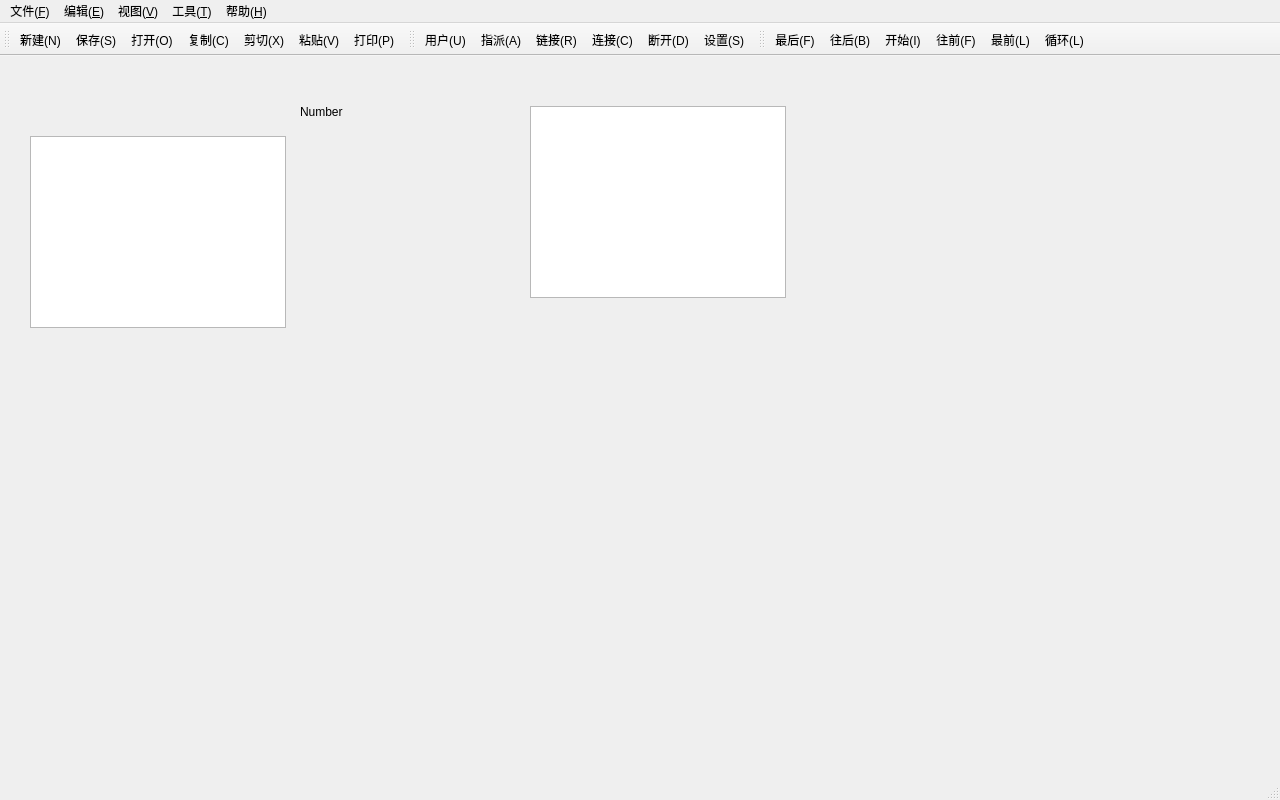
<?xml version="1.0" encoding="UTF-8"?>
<ui version="4.0">
 <class>MainWindow</class>
 <widget class="QMainWindow" name="MainWindow">
  <property name="geometry">
   <rect>
    <x>0</x>
    <y>0</y>
    <width>1280</width>
    <height>800</height>
   </rect>
  </property>
  <property name="windowTitle">
   <string>MainWindow</string>
  </property>
  <widget class="QWidget" name="centralWidget">
   <widget class="QLabel" name="labelNumber">
    <property name="geometry">
     <rect>
      <x>300</x>
      <y>50</y>
      <width>54</width>
      <height>12</height>
     </rect>
    </property>
    <property name="text">
     <string>Number</string>
    </property>
   </widget>
   <widget class="QTreeView" name="treeView">
    <property name="geometry">
     <rect>
      <x>30</x>
      <y>80</y>
      <width>256</width>
      <height>192</height>
     </rect>
    </property>
   </widget>
   <widget class="QTableView" name="tableView">
    <property name="geometry">
     <rect>
      <x>530</x>
      <y>50</y>
      <width>256</width>
      <height>192</height>
     </rect>
    </property>
   </widget>
  </widget>
  <widget class="QMenuBar" name="menuBar">
   <property name="geometry">
    <rect>
     <x>0</x>
     <y>0</y>
     <width>1280</width>
     <height>23</height>
    </rect>
   </property>
   <widget class="QMenu" name="menu_F">
    <property name="title">
     <string>文件(&amp;F)</string>
    </property>
    <addaction name="action_N"/>
    <addaction name="action_O"/>
    <addaction name="separator"/>
    <addaction name="action_C"/>
    <addaction name="action_S"/>
    <addaction name="action_V"/>
    <addaction name="action_X"/>
    <addaction name="separator"/>
    <addaction name="action_Quit"/>
   </widget>
   <widget class="QMenu" name="menu_E">
    <property name="title">
     <string>编辑(&amp;E)</string>
    </property>
    <addaction name="action_First"/>
    <addaction name="action_Back"/>
   </widget>
   <widget class="QMenu" name="menu_V">
    <property name="title">
     <string>视图(&amp;V)</string>
    </property>
    <widget class="QMenu" name="menu_T_2">
     <property name="title">
      <string>主题(&amp;T)</string>
     </property>
     <addaction name="action_WindowxXP"/>
     <addaction name="action_Office2007"/>
    </widget>
    <addaction name="action_Horizontal"/>
    <addaction name="action_Vertical"/>
    <addaction name="menu_T_2"/>
   </widget>
   <widget class="QMenu" name="menu_T">
    <property name="title">
     <string>工具(&amp;T)</string>
    </property>
    <addaction name="action_R"/>
    <addaction name="action_P"/>
    <addaction name="action_Set"/>
   </widget>
   <widget class="QMenu" name="menu_H">
    <property name="title">
     <string>帮助(&amp;H)</string>
    </property>
    <addaction name="action_About"/>
    <addaction name="action_Manual"/>
   </widget>
   <addaction name="menu_F"/>
   <addaction name="menu_E"/>
   <addaction name="menu_V"/>
   <addaction name="menu_T"/>
   <addaction name="menu_H"/>
  </widget>
  <widget class="QToolBar" name="mainToolBar">
   <property name="toolButtonStyle">
    <enum>Qt::ToolButtonIconOnly</enum>
   </property>
   <attribute name="toolBarArea">
    <enum>TopToolBarArea</enum>
   </attribute>
   <attribute name="toolBarBreak">
    <bool>false</bool>
   </attribute>
   <addaction name="action_N"/>
   <addaction name="action_S"/>
   <addaction name="action_O"/>
   <addaction name="action_C"/>
   <addaction name="action_X"/>
   <addaction name="action_V"/>
   <addaction name="action_P"/>
  </widget>
  <widget class="QStatusBar" name="statusBar"/>
  <widget class="QToolBar" name="toolBar">
   <property name="windowTitle">
    <string>toolBar</string>
   </property>
   <property name="toolButtonStyle">
    <enum>Qt::ToolButtonIconOnly</enum>
   </property>
   <attribute name="toolBarArea">
    <enum>TopToolBarArea</enum>
   </attribute>
   <attribute name="toolBarBreak">
    <bool>false</bool>
   </attribute>
   <addaction name="action_U"/>
   <addaction name="action_A"/>
   <addaction name="action_R"/>
   <addaction name="action_Connect"/>
   <addaction name="action_Disconnect"/>
   <addaction name="action_Set"/>
  </widget>
  <widget class="QToolBar" name="toolBar_2">
   <property name="windowTitle">
    <string>toolBar_2</string>
   </property>
   <property name="toolButtonStyle">
    <enum>Qt::ToolButtonIconOnly</enum>
   </property>
   <attribute name="toolBarArea">
    <enum>TopToolBarArea</enum>
   </attribute>
   <attribute name="toolBarBreak">
    <bool>false</bool>
   </attribute>
   <addaction name="action_First"/>
   <addaction name="action_Back"/>
   <addaction name="action_Start"/>
   <addaction name="action_Forward"/>
   <addaction name="action_Last"/>
   <addaction name="action_Loop"/>
  </widget>
  <action name="action_N">
   <property name="icon">
    <iconset resource="res.qrc">
     <normaloff>:/images/new.png</normaloff>:/images/new.png</iconset>
   </property>
   <property name="text">
    <string>新建(&amp;N)</string>
   </property>
   <property name="toolTip">
    <string>新建</string>
   </property>
   <property name="statusTip">
    <string>新建项目</string>
   </property>
   <property name="shortcut">
    <string>Ctrl+N</string>
   </property>
  </action>
  <action name="action_O">
   <property name="icon">
    <iconset resource="res.qrc">
     <normaloff>:/images/open.png</normaloff>:/images/open.png</iconset>
   </property>
   <property name="text">
    <string>打开(&amp;O)</string>
   </property>
   <property name="toolTip">
    <string>打开</string>
   </property>
   <property name="statusTip">
    <string>打开文件</string>
   </property>
   <property name="shortcut">
    <string>Ctrl+O</string>
   </property>
  </action>
  <action name="action_C">
   <property name="icon">
    <iconset resource="res.qrc">
     <normaloff>:/images/copy.png</normaloff>:/images/copy.png</iconset>
   </property>
   <property name="text">
    <string>复制(&amp;C)</string>
   </property>
   <property name="toolTip">
    <string>复制</string>
   </property>
   <property name="statusTip">
    <string>复制文件</string>
   </property>
   <property name="shortcut">
    <string>Ctrl+C</string>
   </property>
  </action>
  <action name="action_S">
   <property name="icon">
    <iconset resource="res.qrc">
     <normaloff>:/images/save.png</normaloff>:/images/save.png</iconset>
   </property>
   <property name="text">
    <string>保存(&amp;S)</string>
   </property>
   <property name="toolTip">
    <string>保存</string>
   </property>
   <property name="statusTip">
    <string>保存配置</string>
   </property>
   <property name="shortcut">
    <string>Ctrl+S</string>
   </property>
  </action>
  <action name="action_V">
   <property name="icon">
    <iconset resource="res.qrc">
     <normaloff>:/images/paste.png</normaloff>:/images/paste.png</iconset>
   </property>
   <property name="text">
    <string>粘贴(&amp;V)</string>
   </property>
   <property name="toolTip">
    <string>粘贴</string>
   </property>
   <property name="statusTip">
    <string>粘贴</string>
   </property>
   <property name="shortcut">
    <string>Ctrl+P</string>
   </property>
  </action>
  <action name="action_X">
   <property name="icon">
    <iconset resource="res.qrc">
     <normaloff>:/images/cut.png</normaloff>:/images/cut.png</iconset>
   </property>
   <property name="text">
    <string>剪切(&amp;X)</string>
   </property>
   <property name="toolTip">
    <string>剪切</string>
   </property>
   <property name="statusTip">
    <string>剪切</string>
   </property>
   <property name="shortcut">
    <string>Ctrl+X</string>
   </property>
  </action>
  <action name="action_U">
   <property name="icon">
    <iconset resource="res.qrc">
     <normaloff>:/images/group.png</normaloff>:/images/group.png</iconset>
   </property>
   <property name="text">
    <string>用户(&amp;U)</string>
   </property>
   <property name="toolTip">
    <string>用户</string>
   </property>
   <property name="statusTip">
    <string>用户登录</string>
   </property>
   <property name="shortcut">
    <string>Ctrl+U</string>
   </property>
  </action>
  <action name="action_R">
   <property name="icon">
    <iconset resource="res.qrc">
     <normaloff>:/images/relevance.png</normaloff>:/images/relevance.png</iconset>
   </property>
   <property name="text">
    <string>链接(&amp;R)</string>
   </property>
   <property name="toolTip">
    <string>链接</string>
   </property>
   <property name="statusTip">
    <string>链接</string>
   </property>
   <property name="shortcut">
    <string>Ctrl+R</string>
   </property>
  </action>
  <action name="action_P">
   <property name="icon">
    <iconset resource="res.qrc">
     <normaloff>:/images/print.png</normaloff>:/images/print.png</iconset>
   </property>
   <property name="text">
    <string>打印(&amp;P)</string>
   </property>
   <property name="toolTip">
    <string>打印</string>
   </property>
   <property name="statusTip">
    <string>准备打印</string>
   </property>
   <property name="shortcut">
    <string>Ctrl+P</string>
   </property>
  </action>
  <action name="action_A">
   <property name="icon">
    <iconset resource="res.qrc">
     <normaloff>:/images/assignto.png</normaloff>:/images/assignto.png</iconset>
   </property>
   <property name="text">
    <string>指派(&amp;A)</string>
   </property>
   <property name="toolTip">
    <string>指派</string>
   </property>
   <property name="statusTip">
    <string>指派</string>
   </property>
   <property name="shortcut">
    <string>Ctrl+A</string>
   </property>
  </action>
  <action name="action_Start">
   <property name="icon">
    <iconset resource="res.qrc">
     <normaloff>:/images/play.png</normaloff>
     <normalon>:/images/inline.png</normalon>:/images/play.png</iconset>
   </property>
   <property name="text">
    <string>开始(&amp;I)</string>
   </property>
   <property name="toolTip">
    <string>开始</string>
   </property>
   <property name="statusTip">
    <string>联机运行</string>
   </property>
   <property name="shortcut">
    <string>Ctrl+Alt+S</string>
   </property>
  </action>
  <action name="action_Set">
   <property name="icon">
    <iconset resource="res.qrc">
     <normaloff>:/images/setting.png</normaloff>:/images/setting.png</iconset>
   </property>
   <property name="text">
    <string>设置(&amp;S)</string>
   </property>
   <property name="toolTip">
    <string>设置</string>
   </property>
   <property name="statusTip">
    <string>设置</string>
   </property>
   <property name="shortcut">
    <string>Ctrl+Shift+S</string>
   </property>
  </action>
  <action name="action_About">
   <property name="text">
    <string>关于(&amp;A)</string>
   </property>
   <property name="toolTip">
    <string>关于</string>
   </property>
  </action>
  <action name="action_Manual">
   <property name="text">
    <string>手册(&amp;M)</string>
   </property>
   <property name="toolTip">
    <string>手册</string>
   </property>
  </action>
  <action name="action_Horizontal">
   <property name="checkable">
    <bool>true</bool>
   </property>
   <property name="text">
    <string>水平</string>
   </property>
   <property name="toolTip">
    <string>水平</string>
   </property>
   <property name="statusTip">
    <string>水平布局</string>
   </property>
  </action>
  <action name="action_Vertical">
   <property name="checkable">
    <bool>true</bool>
   </property>
   <property name="text">
    <string>垂直</string>
   </property>
   <property name="toolTip">
    <string>垂直</string>
   </property>
   <property name="statusTip">
    <string>垂直布局</string>
   </property>
  </action>
  <action name="action_Quit">
   <property name="text">
    <string>退出(&amp;Q)</string>
   </property>
   <property name="toolTip">
    <string>退出</string>
   </property>
   <property name="statusTip">
    <string>退出程序</string>
   </property>
   <property name="shortcut">
    <string>Ctrl+Q</string>
   </property>
  </action>
  <action name="action_First">
   <property name="icon">
    <iconset resource="res.qrc">
     <normaloff>:/images/first.png</normaloff>:/images/first.png</iconset>
   </property>
   <property name="text">
    <string>最后(&amp;F)</string>
   </property>
   <property name="toolTip">
    <string>最后</string>
   </property>
   <property name="statusTip">
    <string>开始测试</string>
   </property>
   <property name="shortcut">
    <string>Ctrl+Alt+F</string>
   </property>
  </action>
  <action name="action_Back">
   <property name="icon">
    <iconset resource="res.qrc">
     <normaloff>:/images/back.png</normaloff>:/images/back.png</iconset>
   </property>
   <property name="text">
    <string>往后(&amp;B)</string>
   </property>
   <property name="toolTip">
    <string>往后</string>
   </property>
   <property name="statusTip">
    <string>停止测试</string>
   </property>
   <property name="shortcut">
    <string>Ctrl+Alt+B</string>
   </property>
  </action>
  <action name="action_WindowxXP">
   <property name="checkable">
    <bool>true</bool>
   </property>
   <property name="text">
    <string>Windowx XP</string>
   </property>
   <property name="toolTip">
    <string>Windowx XP</string>
   </property>
  </action>
  <action name="action_Office2007">
   <property name="checkable">
    <bool>true</bool>
   </property>
   <property name="text">
    <string>Office 2007</string>
   </property>
   <property name="toolTip">
    <string>Office 2007</string>
   </property>
  </action>
  <action name="action_Forward">
   <property name="icon">
    <iconset resource="res.qrc">
     <normaloff>:/images/forward.png</normaloff>:/images/forward.png</iconset>
   </property>
   <property name="text">
    <string>往前(&amp;F)</string>
   </property>
   <property name="toolTip">
    <string>往前</string>
   </property>
   <property name="shortcut">
    <string>Ctrl+Alt+F</string>
   </property>
  </action>
  <action name="action_Last">
   <property name="icon">
    <iconset resource="res.qrc">
     <normaloff>:/images/last.png</normaloff>:/images/last.png</iconset>
   </property>
   <property name="text">
    <string>最前(&amp;L)</string>
   </property>
   <property name="toolTip">
    <string>最前</string>
   </property>
   <property name="shortcut">
    <string>Ctrl+Alt+L</string>
   </property>
  </action>
  <action name="action_Loop">
   <property name="icon">
    <iconset resource="res.qrc">
     <normaloff>:/images/loop.png</normaloff>:/images/loop.png</iconset>
   </property>
   <property name="text">
    <string>循环(&amp;L)</string>
   </property>
   <property name="toolTip">
    <string>循环</string>
   </property>
   <property name="shortcut">
    <string>Ctrl+Alt+L</string>
   </property>
  </action>
  <action name="action_Connect">
   <property name="icon">
    <iconset resource="res.qrc">
     <normaloff>:/images/connect.png</normaloff>:/images/connect.png</iconset>
   </property>
   <property name="text">
    <string>连接(&amp;C)</string>
   </property>
   <property name="toolTip">
    <string>连接</string>
   </property>
   <property name="shortcut">
    <string>Ctrl+Alt+F</string>
   </property>
  </action>
  <action name="action_Disconnect">
   <property name="icon">
    <iconset resource="res.qrc">
     <normaloff>:/images/disconnect.png</normaloff>:/images/disconnect.png</iconset>
   </property>
   <property name="text">
    <string>断开(&amp;D)</string>
   </property>
   <property name="toolTip">
    <string>断开</string>
   </property>
   <property name="shortcut">
    <string>Ctrl+Alt+D</string>
   </property>
  </action>
 </widget>
 <layoutdefault spacing="6" margin="11"/>
 <resources>
  <include location="res.qrc"/>
 </resources>
 <connections/>
</ui>
